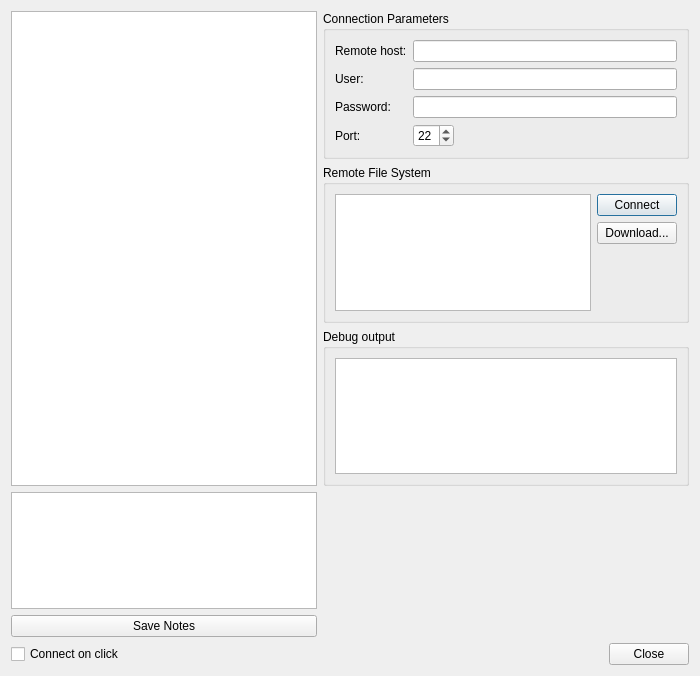
<?xml version="1.0" encoding="UTF-8"?>
<ui version="4.0">
 <class>Window</class>
 <widget class="QDialog" name="Window">
  <property name="geometry">
   <rect>
    <x>0</x>
    <y>0</y>
    <width>700</width>
    <height>676</height>
   </rect>
  </property>
  <property name="windowTitle">
   <string>Dialog</string>
  </property>
  <layout class="QGridLayout" name="gridLayout">
   <item row="5" column="0">
    <widget class="QCheckBox" name="checkBoxConnectOnClick">
     <property name="text">
      <string>Connect on click</string>
     </property>
    </widget>
   </item>
   <item row="1" column="1">
    <widget class="QGroupBox" name="groupBox_2">
     <property name="title">
      <string>Remote File System</string>
     </property>
     <layout class="QVBoxLayout" name="verticalLayout_4">
      <item>
       <layout class="QHBoxLayout" name="horizontalLayout_3">
        <item>
         <widget class="QTreeView" name="fileSystemView">
          <property name="sizePolicy">
           <sizepolicy hsizetype="Expanding" vsizetype="Expanding">
            <horstretch>1</horstretch>
            <verstretch>1</verstretch>
           </sizepolicy>
          </property>
         </widget>
        </item>
        <item>
         <layout class="QVBoxLayout" name="verticalLayout_2">
          <item>
           <widget class="QPushButton" name="connectButton">
            <property name="text">
             <string>Connect</string>
            </property>
           </widget>
          </item>
          <item>
           <widget class="QPushButton" name="downloadButton">
            <property name="text">
             <string>Download...</string>
            </property>
           </widget>
          </item>
          <item>
           <spacer name="verticalSpacer">
            <property name="orientation">
             <enum>Qt::Orientation::Vertical</enum>
            </property>
            <property name="sizeHint" stdset="0">
             <size>
              <width>20</width>
              <height>40</height>
             </size>
            </property>
           </spacer>
          </item>
         </layout>
        </item>
       </layout>
      </item>
     </layout>
    </widget>
   </item>
   <item row="5" column="1">
    <layout class="QHBoxLayout" name="horizontalLayout_2">
     <item>
      <widget class="QDialogButtonBox" name="buttonBox">
       <property name="orientation">
        <enum>Qt::Orientation::Horizontal</enum>
       </property>
       <property name="standardButtons">
        <set>QDialogButtonBox::StandardButton::Close</set>
       </property>
      </widget>
     </item>
    </layout>
   </item>
   <item row="3" column="0">
    <widget class="QPlainTextEdit" name="hostNotesPlainTextEdit"/>
   </item>
   <item row="0" column="0" rowspan="3">
    <widget class="QTreeView" name="treeViewHosts"/>
   </item>
   <item row="2" column="1">
    <widget class="QGroupBox" name="groupBox_3">
     <property name="title">
      <string>Debug output</string>
     </property>
     <layout class="QVBoxLayout" name="verticalLayout">
      <item>
       <widget class="QPlainTextEdit" name="outputTextEdit"/>
      </item>
     </layout>
    </widget>
   </item>
   <item row="0" column="1">
    <widget class="QGroupBox" name="groupBox">
     <property name="title">
      <string>Connection Parameters</string>
     </property>
     <layout class="QFormLayout" name="formLayout">
      <item row="0" column="0">
       <widget class="QLabel" name="label">
        <property name="text">
         <string>Remote host:</string>
        </property>
       </widget>
      </item>
      <item row="0" column="1">
       <widget class="QLineEdit" name="hostLineEdit"/>
      </item>
      <item row="1" column="0">
       <widget class="QLabel" name="label_3">
        <property name="text">
         <string>User:</string>
        </property>
       </widget>
      </item>
      <item row="1" column="1">
       <widget class="QLineEdit" name="userLineEdit"/>
      </item>
      <item row="2" column="0">
       <widget class="QLabel" name="label_4">
        <property name="text">
         <string>Password:</string>
        </property>
       </widget>
      </item>
      <item row="2" column="1">
       <widget class="QLineEdit" name="passwordLineEdit">
        <property name="echoMode">
         <enum>QLineEdit::EchoMode::Password</enum>
        </property>
       </widget>
      </item>
      <item row="3" column="0">
       <widget class="QLabel" name="label_2">
        <property name="text">
         <string>Port:</string>
        </property>
       </widget>
      </item>
      <item row="3" column="1">
       <layout class="QHBoxLayout" name="horizontalLayout">
        <item>
         <widget class="QSpinBox" name="portSpinBox">
          <property name="value">
           <number>22</number>
          </property>
         </widget>
        </item>
        <item>
         <spacer name="horizontalSpacer">
          <property name="orientation">
           <enum>Qt::Orientation::Horizontal</enum>
          </property>
          <property name="sizeHint" stdset="0">
           <size>
            <width>40</width>
            <height>20</height>
           </size>
          </property>
         </spacer>
        </item>
       </layout>
      </item>
     </layout>
    </widget>
   </item>
   <item row="4" column="0">
    <widget class="QPushButton" name="saveNotesButton">
     <property name="text">
      <string>Save Notes</string>
     </property>
    </widget>
   </item>
  </layout>
 </widget>
 <resources/>
 <connections>
  <connection>
   <sender>buttonBox</sender>
   <signal>rejected()</signal>
   <receiver>Window</receiver>
   <slot>reject()</slot>
   <hints>
    <hint type="sourcelabel">
     <x>316</x>
     <y>260</y>
    </hint>
    <hint type="destinationlabel">
     <x>286</x>
     <y>274</y>
    </hint>
   </hints>
  </connection>
  <connection>
   <sender>buttonBox</sender>
   <signal>accepted()</signal>
   <receiver>Window</receiver>
   <slot>accept()</slot>
   <hints>
    <hint type="sourcelabel">
     <x>248</x>
     <y>254</y>
    </hint>
    <hint type="destinationlabel">
     <x>157</x>
     <y>274</y>
    </hint>
   </hints>
  </connection>
 </connections>
</ui>
